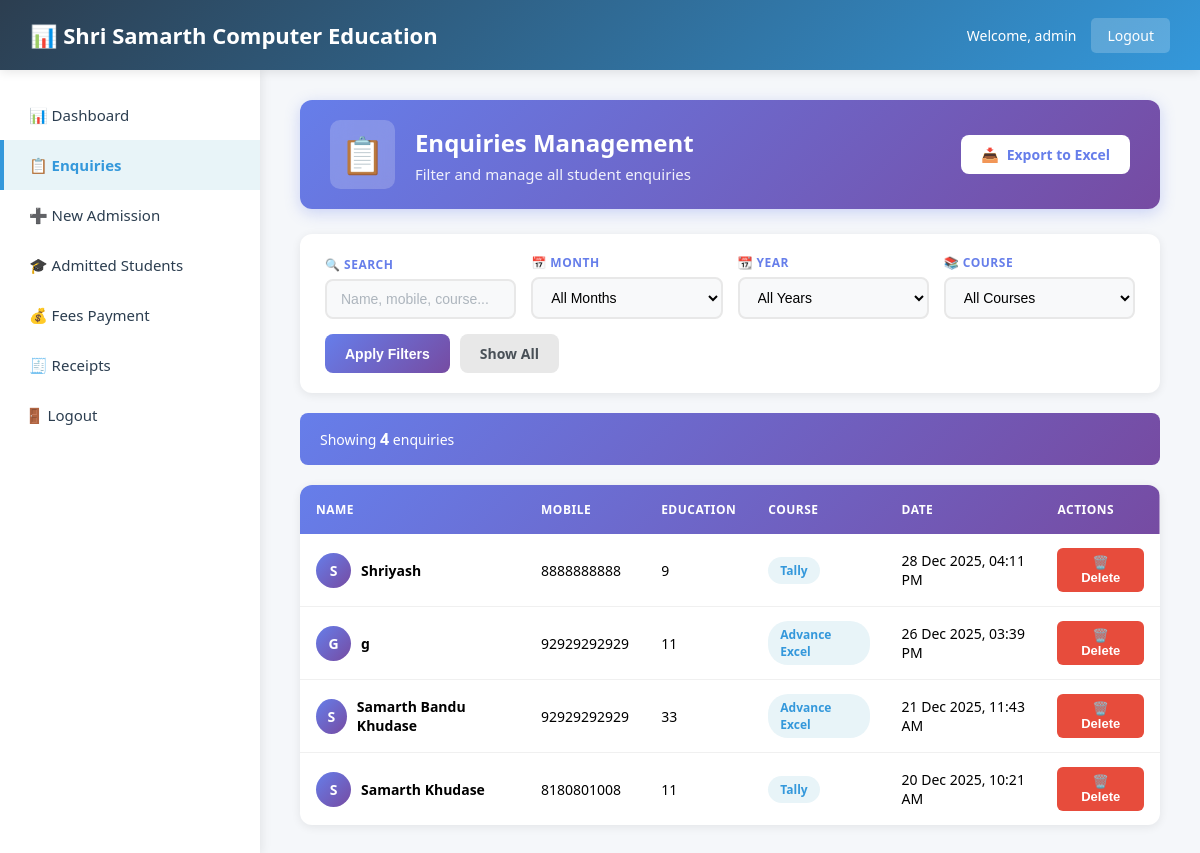
/enquiries/ (signed in), run on the app's committed database.
### core/models.py (models this page shows, shortened)
class Enquiry(models.Model):
    name = models.CharField(max_length=100)
    mobile = models.CharField(max_length=15)
    education = models.CharField(max_length=100)
    course = models.CharField(max_length=50)
    created_at = models.DateTimeField(auto_now_add=True)

### core/views.py (the view)
# urls.py: path('enquiries/', views.enquiry_list, name='enquiry_list'),
@login_required
def enquiry_list(request):
    search = request.GET.get("search", "")
    month = request.GET.get("month", "")
    year = request.GET.get("year", "")
    course = request.GET.get("course", "")
    enquiries = Enquiry.objects.all().order_by("-created_at")
    if search:
        enquiries = enquiries.filter(
            Q(name__icontains=search) |
            Q(mobile__icontains=search) |
            Q(course__icontains=search)
        )
    if month:
        enquiries = enquiries.filter(created_at__month=month)
    if year:
        enquiries = enquiries.filter(created_at__year=year)
    if course:
        enquiries = enquiries.filter(course=course)
    available_years = (
        Enquiry.objects
        .annotate(year=ExtractYear('created_at'))
        .values_list('year', flat=True)
        .distinct()
        .order_by('-year')
    )
    available_courses = (
        Enquiry.objects
        .values_list('course', flat=True)
        .distinct()
        .order_by('course')
    )
    paginator = Paginator(enquiries, 10)
    page_number = request.GET.get("page")
    page_obj = paginator.get_page(page_number)
    filters_query = ""
    if search:
        filters_query += f"&search={search}"
    if month:
        filters_query += f"&month={month}"
    if year:
        filters_query += f"&year={year}"
    if course:
        filters_query += f"&course={course}"
    return render(request, "core/enquiries.html", {
        "page_obj": page_obj,
        "search": search,
        "month": month,
        "year": year,
        "course": course,
        "available_years": available_years,
        "available_courses": available_courses,
        "filters_query": filters_query,
        "active_page": "enquiries"
    })

### templates/core/enquiries.html (shortened to what this page needs)
{% extends 'base/base.html' %}
{% load static %}
{% block page_heading %}
<div class="page-header-enq">
    <div class="page-header-content-enq">
        <div class="page-title-wrapper">
            <div class="page-icon-enq">📋</div>
            <div>
                <h1 class="page-title-enq">Enquiries Management</h1>
                <p class="page-subtitle">Filter and manage all student enquiries</p>
            </div>
        </div>
        <div class="page-actions-enq">
            <a href="{% url 'export_enquiries' %}?{{ request.GET.urlencode }}" class="action-btn-enq primary">
                <span>📥</span> Export to Excel
            </a>
        </div>
    </div>
</div>
{% endblock %}
{% block extra_css %}
<link rel="stylesheet" href="{% static 'core/enquiries.css' %}">
{% endblock %}
{% block content %}
<div class="filters-container">
    <form method="get" class="filters-form">
        <div class="filter-group">
            <label for="search">🔍 Search</label>
            <input
                type="text"
                name="search"
                id="search"
                placeholder="Name, mobile, course..."
                value="{{ search }}"
                class="filter-input"
            >
        </div>
        <div class="filter-group">
            <label for="month">📅 Month</label>
            <select name="month" id="month" class="filter-select">
                <option value="">All Months</option>
            </select>
        </div>
        <div class="filter-group">
            <label for="year">📆 Year</label>
            <select name="year" id="year" class="filter-select">
                <option value="">All Years</option>
            </select>
        </div>
        <div class="filter-group">
            <label for="course">📚 Course</label>
            <select name="course" id="course" class="filter-select">
                <option value="">All Courses</option>
            </select>
        </div>
        <div class="filter-buttons">
            <button type="submit" class="filter-btn apply">
                Apply Filters
            </button>
            <a href="{% url 'enquiry_list' %}" class="filter-btn reset">
                Show All
            </a>
        </div>
    </form>
</div>
<div class="results-summary">
    <p>
        Showing <strong>{{ page_obj.paginator.count }}</strong> enquir{{ page_obj.paginator.count|pluralize:"y,ies" }}
    </p>
</div>
<div class="table-container">
    <table class="data-table">
        <thead>
            <tr>
                <th>Name</th>
                <th>Mobile</th>
                <th>Education</th>
                <th>Course</th>
                <th>Date</th>
                <th>Actions</th>
            </tr>
        </thead>
        <tbody>
            {% for e in page_obj %}
            <tr>
                <td>
                    <div class="name-cell">
                        <span class="avatar">{{ e.name.0|upper }}</span>
                        {{ e.name }}
                    </div>
                </td>
                <td>{{ e.mobile }}</td>
                <td>{{ e.education }}</td>
                <td>
                    <span class="course-badge">{{ e.course }}</span>
                </td>
                <td>{{ e.created_at|date:"d M Y, h:i A" }}</td>
                <td>
                    <button
                        type="button"
                        class="btn red"
                        onclick="confirmDelete({{ e.id }})"
                    >
                        🗑️ Delete
                    </button>
                </td>
            </tr>
            {% endfor %}
        </tbody>
    </table>
</div>
{% endblock %}

### templates/base/base.html (shortened to what this page needs)
{% load static %}
<!DOCTYPE html>
<html lang="en">
<head>
    <link rel="stylesheet" href="{% static 'core/dashboard.css' %}">
    {% block extra_css %}{% endblock %}
</head>
<body>
<header class="top-header">
    <h1>📊 Shri Samarth Computer Education</h1>
    <div class="user-info">
        <span>Welcome, {{ request.user.username|default:"Admin" }}</span>
        <a href="{% url 'logout' %}" class="logout-btn" onclick="event.preventDefault(); document.getElementById('logout-form').submit();">Logout</a>
    </div>
</header>
<div class="layout">
    {% include 'includes/sidebar.html' %}
    <main class="main-content">
        {% block page_heading %}{% endblock %}
        {% block content %}{% endblock %}
    </main>
</div>
</body>
</html>

### static/core/dashboard.css (style rules this page uses)
* { margin: 0; padding: 0; box-sizing: border-box; }
html, body { height: 100%; font-family: 'Segoe UI', Tahoma, Geneva, Verdana, sans-serif; background: #f5f7fa; }
.top-header { height: 70px; background: linear-gradient(135deg, #2c3e50, #3498db); color: white; padding: 0 30px; display: flex; align-items: center; justify-content: space-between; position: fixed; top: 0; left: 0; right: 0; z-index: 1000; box-shadow: 0 2px 10px rgba(0,0,0,0.1); }
.top-header h1 { font-size: 22px; font-weight: 600; margin: 0; }
.user-info { display: flex; align-items: center; gap: 15px; }
.user-info span { font-size: 14px; }
.logout-btn { background: rgba(255,255,255,0.2); color: white; padding: 8px 16px; border-radius: 5px; text-decoration: none; transition: background 0.3s; font-size: 14px; }
.layout { display: flex; padding-top: 70px; min-height: 100vh; }
.main-content { flex: 1; margin-left: 260px; padding: 30px 40px; min-height: calc(100vh - 70px); background: #f5f7fa; }
.page-title-wrapper { display: flex; align-items: center; gap: 20px; }
.page-subtitle { font-size: 15px; color: rgba(255, 255, 255, 0.9); margin: 5px 0 0 0; font-weight: 400; }
.page-actions-enq { display: flex; gap: 12px; }

### data on the page
Enquiry: name.0 "S", name "Shriyash", mobile "8888888888", education "9", course "Tally", created_at "28 Dec 2025, 04:11 PM"
Enquiry: name.0 "G", name "g", mobile "92929292929", education "11", course "Advance Excel", created_at "26 Dec 2025, 03:39 PM"
Enquiry: name.0 "S", name "Samarth Bandu Khudase", mobile "92929292929", education "33", course "Advance Excel", created_at "21 Dec 2025, 11:43 AM"
Enquiry: name.0 "S", name "Samarth Khudase", mobile "8180801008", education "11", course "Tally", created_at "20 Dec 2025, 10:21 AM"

### other printed values
{{ request.user.username|default:"Admin" }} "admin"
{{ page_obj.paginator.count }} "4"
